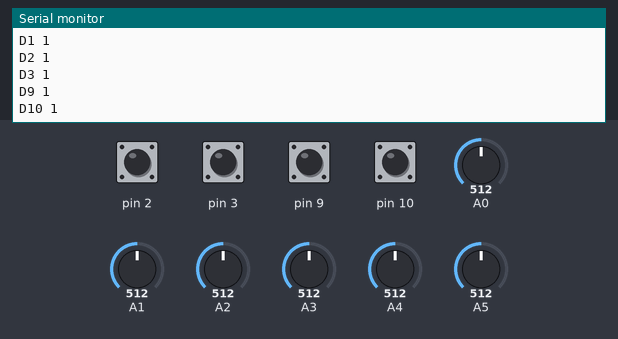
A sketch run on a simulated Arduino Uno, built with avr-gcc and run on an emulated ATmega328P. Shown: the last lines printed to the serial monitor. Inputs (shaded band) come from the test bench; at power-on: pin 2, pin 3, pin 9, pin 10 HIGH, A0 = 512, A1 = 512, A2 = 512, A3 = 512, A4 = 512, A5 = 512.

Above: at 1.2 s.
1.3 s: A0 set to 716
At 1.75 s:
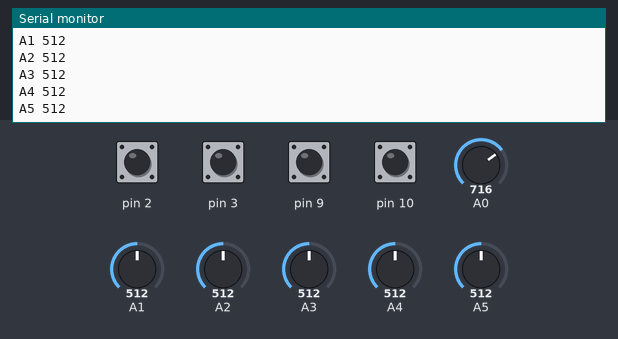
2.8 s: A1 set to 716
At 3.29 s:
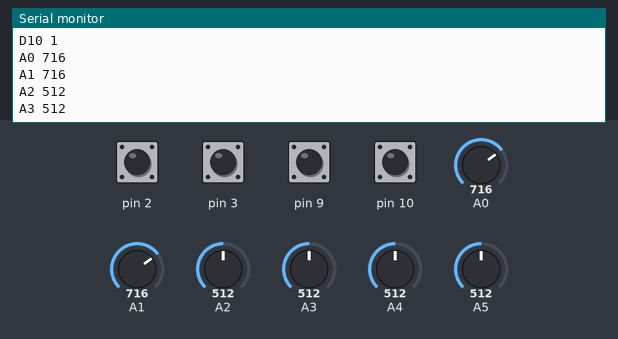
4.3 s: A2 set to 716
At 4.32 s:
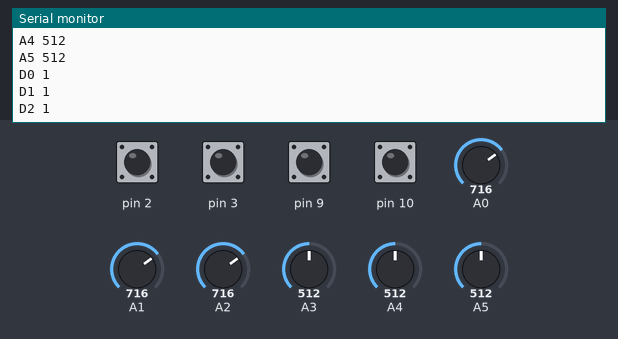
5.8 s: A3 set to 716
At 5.86 s:
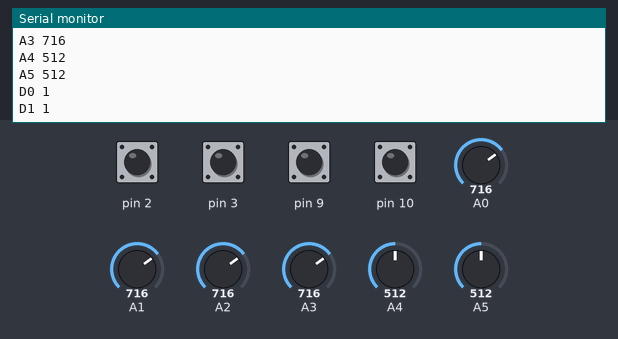
7.3 s: A4 set to 716
At 7.4 s:
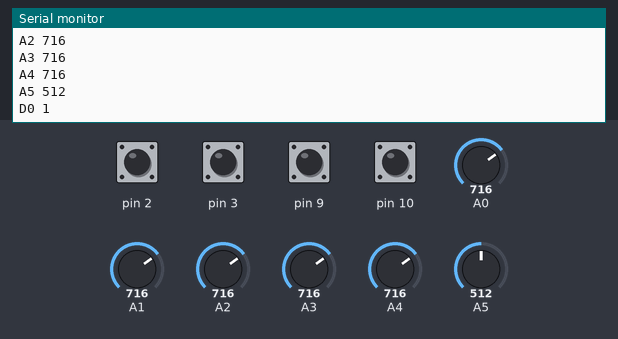
8.8 s: A5 set to 716
At 8.94 s:
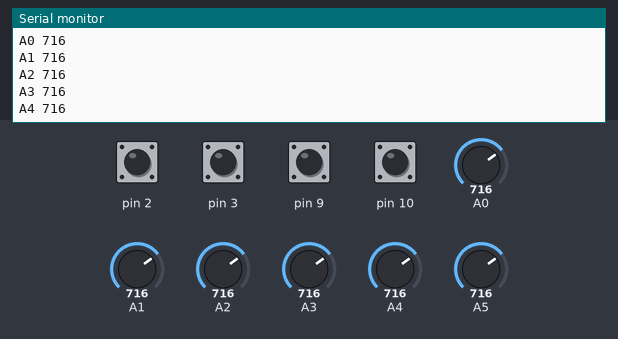
Timing chart, 0 to 11.3 s (numbered marks = the images above; inputs shaded):
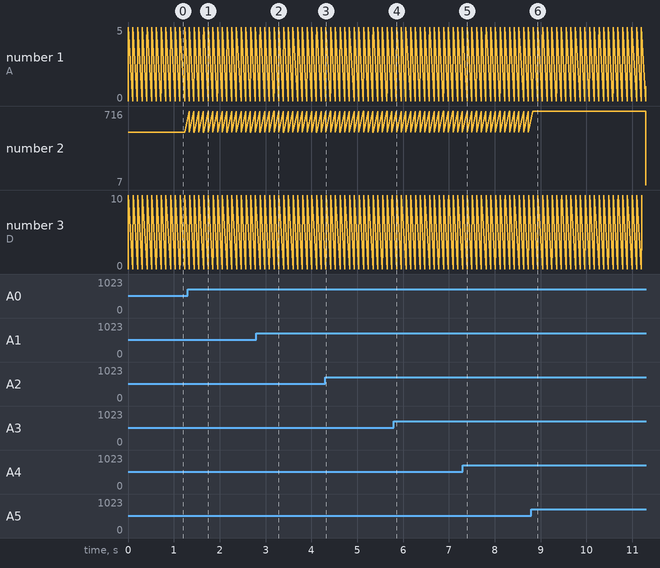

Measured:
- after the input at 1.3 s, the serial monitor: prints a new line at once (image 1)
- after the input at 2.8 s, the serial monitor: prints a new line after 0.08 s (image 2)
- after the input at 4.3 s, the serial monitor: prints a new line at once (image 3)
- after the input at 5.8 s, the serial monitor: prints a new line after 0.06 s (image 4)
- after the input at 7.3 s, the serial monitor: prints a new line after 0.10 s (image 5)
- after the input at 8.8 s, the serial monitor: prints a new line at once (image 6)

The sketch:

sensor-debug.ino
```cpp
void setup() {
  // put your setup code here, to run once:
  Serial.begin(115200);
  Serial.println("INIT");
  pinMode(0, INPUT_PULLUP);
  pinMode(1, INPUT_PULLUP);
  pinMode(2, INPUT_PULLUP);
  pinMode(3, INPUT_PULLUP);
  pinMode(9, INPUT_PULLUP);
  pinMode(10, INPUT_PULLUP);
}

void loop() {
  // put your main code here, to run repeatedly:
  Serial.print("A0 ");
  Serial.println(analogRead(0));

    Serial.print("A1 ");
  Serial.println(analogRead(1));

    Serial.print("A2 ");
  Serial.println(analogRead(2));

    Serial.print("A3 ");
  Serial.println(analogRead(3));

    Serial.print("A4 ");
  Serial.println(analogRead(4));

    Serial.print("A5 ");
  Serial.println(analogRead(5));

  Serial.print("D0 ");
  Serial.println(digitalRead(0));

  Serial.print("D1 ");
  Serial.println(digitalRead(1));

  Serial.print("D2 ");
  Serial.println(digitalRead(2));

  Serial.print("D3 ");
  Serial.println(digitalRead(3));

  Serial.print("D9 ");
  Serial.println(digitalRead(9));

  Serial.print("D10 ");
  Serial.println(digitalRead(10));


  delay(100);
}
```
